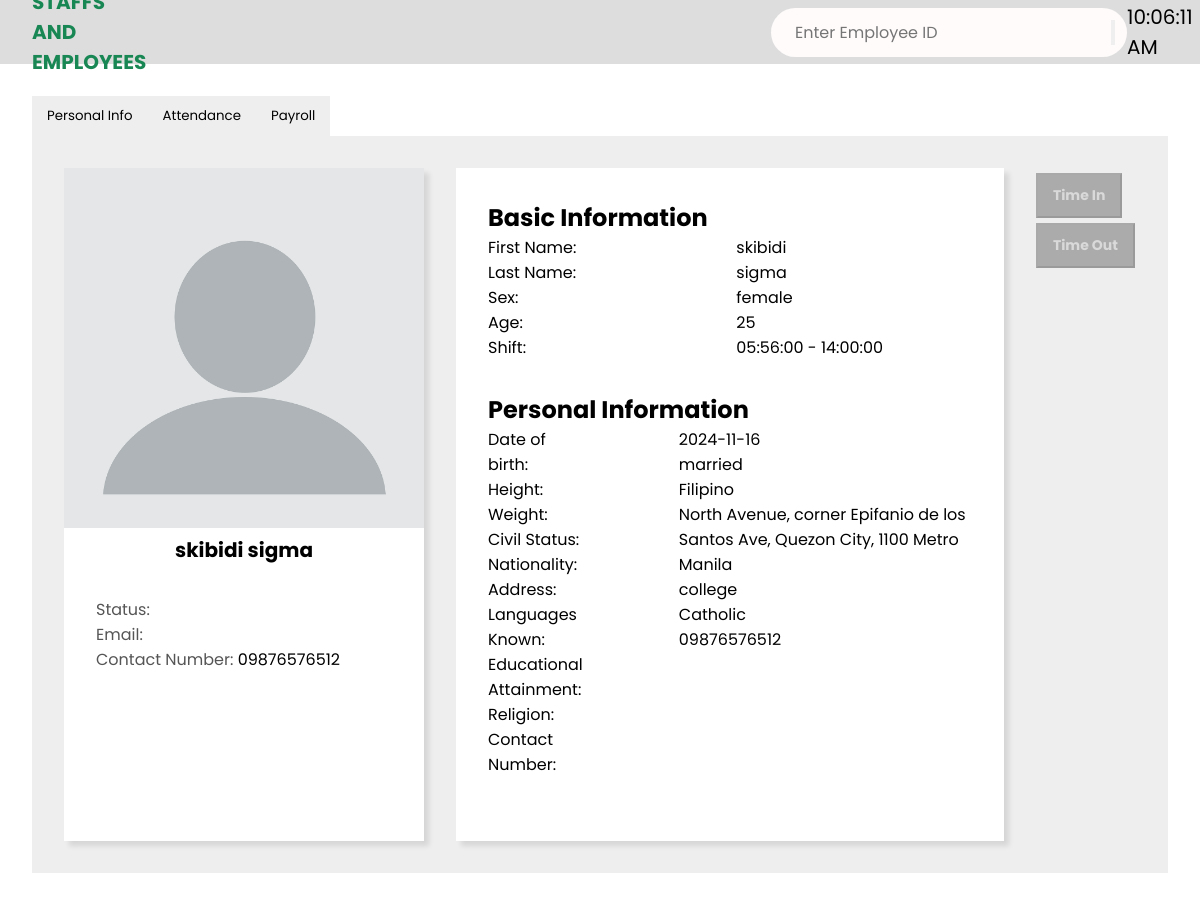
Page /employee_portal.php?employee_id=69420 on the committed database.
### tables this page shows
CREATE TABLE `staffs_table` (
  `staff_id` int(11) NOT NULL,
  `firstname` varchar(50) NOT NULL,
  `lastname` varchar(50) NOT NULL,
  `sex` varchar(6) NOT NULL,
  `age` int(3) NOT NULL,
  `shift` varchar(11) NOT NULL,
  `shift_start` time NOT NULL,
  `shift_end` time NOT NULL,
  `bdate` date NOT NULL,
  `height` varchar(6) NOT NULL,
  `weight` varchar(6) NOT NULL,
  `civ_stat` varchar(11) NOT NULL,
  `nationality` varchar(50) NOT NULL,
  `address` varchar(100) NOT NULL,
  `languages` varchar(50) NOT NULL,
  `educational_attainment` varchar(50) NOT NULL,
  `religion` varchar(50) NOT NULL,
  `status` varchar(50) NOT NULL,
  `email` varchar(50) NOT NULL,
  `cnum` varchar(11) NOT NULL,
  `assigned_id` int(50) NOT NULL,
  `profile_picture` varchar(255) DEFAULT NULL,
  `position` varchar(100) NOT NULL
);

### employee_portal.php (the view, shortened to what this page needs)
<?php
include "components/logactivity.php";
$staff = [];
if (isset($_GET['employee_id'])) {
    $employee_id = intval($_GET['employee_id']);
    $sql = "SELECT * FROM staffs_table WHERE assigned_id = ?";
    $stmt = $conn->prepare($sql);
    if ($stmt) {
        $stmt->bind_param("i", $employee_id);
        $stmt->execute();
        $result = $stmt->get_result();
        if ($result->num_rows > 0) {
            $staff = $result->fetch_assoc();
        }
    }
}
?>
<!DOCTYPE html>
<html lang="en">
<head>
    <link rel="stylesheet" href="https://cdnjs.cloudflare.com/ajax/libs/font-awesome/4.7.0/css/font-awesome.css" />
    <link rel="stylesheet" href="../styles.css" />
</head>
<body>
    <main>
        <div class="breadcrumbs">
            <div class="left">
                <span>STAFFS AND EMPLOYEES</span>
            </div>
            <form class="emp-id" method="GET" action="">
                <input class="emp-input" type="number" name="employee_id" placeholder="Enter Employee ID" required>
                <button type="submit"></button>
            </form>
            <div class="right">
                <div id="currentTime"></div>
            </div>
        </div>
        <section class="employee-profile-section">
            <div class="profile-container">
                <div class="menu-buttons">
                    <button onclick="showSection('personal-info')">Personal Info</button>
                    <button onclick="showSection('attendance')">Attendance</button>
                    <button onclick="showSection('payslip')">Payroll</button>
                </div>
                <div class="section" id="personal-info" style="display: block;">
                    <div class="personal-info-window">
                        <div class="profile-card">
                            <img src="<?= htmlspecialchars($staff['profile_picture'] ?? '../images/default-profile.png'); ?>" alt="Profile Picture" />
                            <p class="employee-name">
                                <?= htmlspecialchars($staff['firstname'] ?? 'Employee name') . ' ' . htmlspecialchars($staff['lastname'] ?? ''); ?>
                            </p>
                            <div class="profile-info">
                                <p>Status: <span><?= htmlspecialchars($staff['status'] ?? ''); ?></span></p>
                                <p>Email: <span><?= htmlspecialchars($staff['email'] ?? ''); ?></span></p>
                                <p>Contact Number: <span><?= htmlspecialchars($staff['cnum'] ?? ''); ?></span></p>
                            </div>
                        </div>
                        <div class="basic-information">
                            <h1>Basic Information</h1>
                            <div class="basic-info-field">
                                <div>
                                    <p>First Name:</p>
                                    <p>Last Name:</p>
                                    <p>Sex:</p>
                                    <p>Age:</p>
                                    <p>Shift:</p>
                                </div>
                                <div>
                                    <p><?= htmlspecialchars($staff['firstname'] ?? ''); ?></p>
                                    <p><?= htmlspecialchars($staff['lastname'] ?? ''); ?></p>
                                    <p><?= htmlspecialchars($staff['sex'] ?? ''); ?></p>
                                    <p><?= htmlspecialchars($staff['age'] ?? ''); ?></p>
                                    <p><?= htmlspecialchars($staff['shift_start'] ?? '') . ' - ' . htmlspecialchars($staff['shift_end'] ?? ''); ?></p>
                                </div>
                            </div>
                            <h1>Personal Information</h1>
                            <div class="personal-information-field">
                                <div>
                                    <p>Date of birth:</p>
                                    <p>Height:</p>
                                    <p>Weight:</p>
                                    <p>Civil Status:</p>
                                    <p>Nationality:</p>
                                    <p>Address:</p>
                                    <p>Languages Known:</p>
                                    <p>Educational Attainment:</p>
                                    <p>Religion:</p>
                                    <p>Contact Number:</p>
                                </div>
                                <div>
                                    <p><?= htmlspecialchars($staff['bdate'] ?? ''); ?></p>
                                    <p><?= htmlspecialchars($staff['civ_stat'] ?? ''); ?></p>
                                    <p><?= htmlspecialchars($staff['nationality'] ?? ''); ?></p>
                                    <p><?= htmlspecialchars($staff['address'] ?? ''); ?></p>
                                    <p><?= htmlspecialchars($staff['educational_attainment'] ?? ''); ?></p>
                                    <p><?= htmlspecialchars($staff['religion'] ?? ''); ?></p>
                                    <p><?= htmlspecialchars($staff['cnum'] ?? ''); ?></p>
                                </div>
                            </div>
                        </div>
                        <div class="attendance-buttons">
     <form method="POST" action="" id="attendanceForm">
        <button type="button" id="timeInButton" class="portal-btn" <?php echo (empty($staff['assigned_id']) || $staff['status'] !== 'Inactive')? 'disabled' : ''; ?>>Time In</button>
        <button type="button" id="timeOutButton" class="portal-btn" <?php echo (empty($staff['assigned_id']) || $staff['status'] !== 'Active') ? 'disabled' : ''; ?>>Time Out</button>
    </form>
</div>
</div>
</div>
        </section>
    </main>
</body>
</html>

### styles.css (style rules this page uses)
* { margin: 0; padding: 0; box-sizing: border-box; font-family: "Poppins", sans-serif; }
body { min-height: 100vh; }
.breadcrumbs { width: 100%; height: 64px; background-color: #ddd; padding: 0 2rem; display: flex; align-items: center; justify-content: space-between; }
.breadcrumbs .left span { color: #198754; font-weight: 700; font-size: 20px; }
.breadcrumbs .right { display: flex; gap: 2rem; font-size: 20px; }
.section { display: none; }
.employee-profile-section { padding: 2rem; }
.menu-buttons { display: flex; }
.menu-buttons button { padding: 10px 15px; border: none; background-color: #eee; cursor: pointer; transition: 0.3 ease-in-out; }
.personal-info-window { display: flex; justify-content: center; background-color: #eee; padding: 2rem; gap: 2rem; }
.profile-card { background-color: #fff; box-shadow: 5px 5px 5px rgba(0, 0, 0, 0.1); }
.profile-card img { width: 360px; }
.profile-card .employee-name { text-align: center; font-size: 20px; font-weight: 700; }
.profile-info { padding: 2rem; }
.profile-info p { color: #555; }
.profile-info p span { color: black; }
.basic-information { background-color: #fff; padding: 2rem; box-shadow: 5px 5px 5px rgba(0, 0, 0, 0.1); }
.basic-info-field { display: flex; gap: 10rem; margin-bottom: 2rem; }
.personal-information-field { display: flex; gap: 6rem; margin-bottom: 2rem; }
.emp-input { font-size: 16px; margin-left:12px ; outline: none; border: none; background: transparent; }
.emp-id { display: flex; margin-left: 55%; padding: 12px; border-radius: 28px; background-color: rgb(255, 251, 251); }
.portal-btn { text-decoration: none; background-color: #198754; padding: 10px 15px; color: #fff; font-size: 14px; font-weight: 700; transition: 0.3s ease-in-out; margin-top: 5px; }
.portal-btn:disabled { background-color: gray; color: #ccc; cursor: not-allowed; opacity: 0.6; }

### rows in the picture
staffs_table: firstname "skibidi", lastname "sigma", cnum "09876576512", sex "female", age "25", shift_start "05:56:00", shift_end "14:00:00", bdate "2024-11-16", civ_stat "married", nationality "Filipino", address "North Avenue, corner Epifanio de los Santos Ave, Quezon City, 1100 Metro Manila", educational_attainment "college", religion "Catholic"
